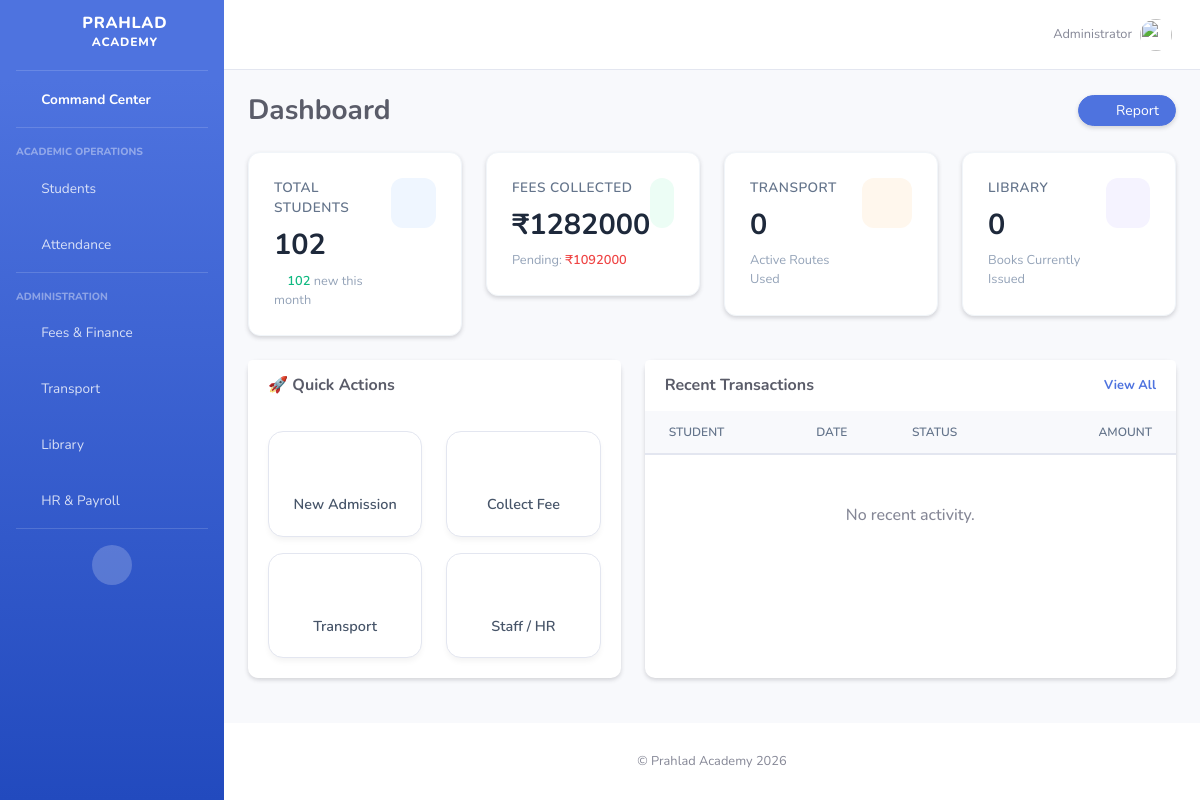
The app's page / (signed in), older data.
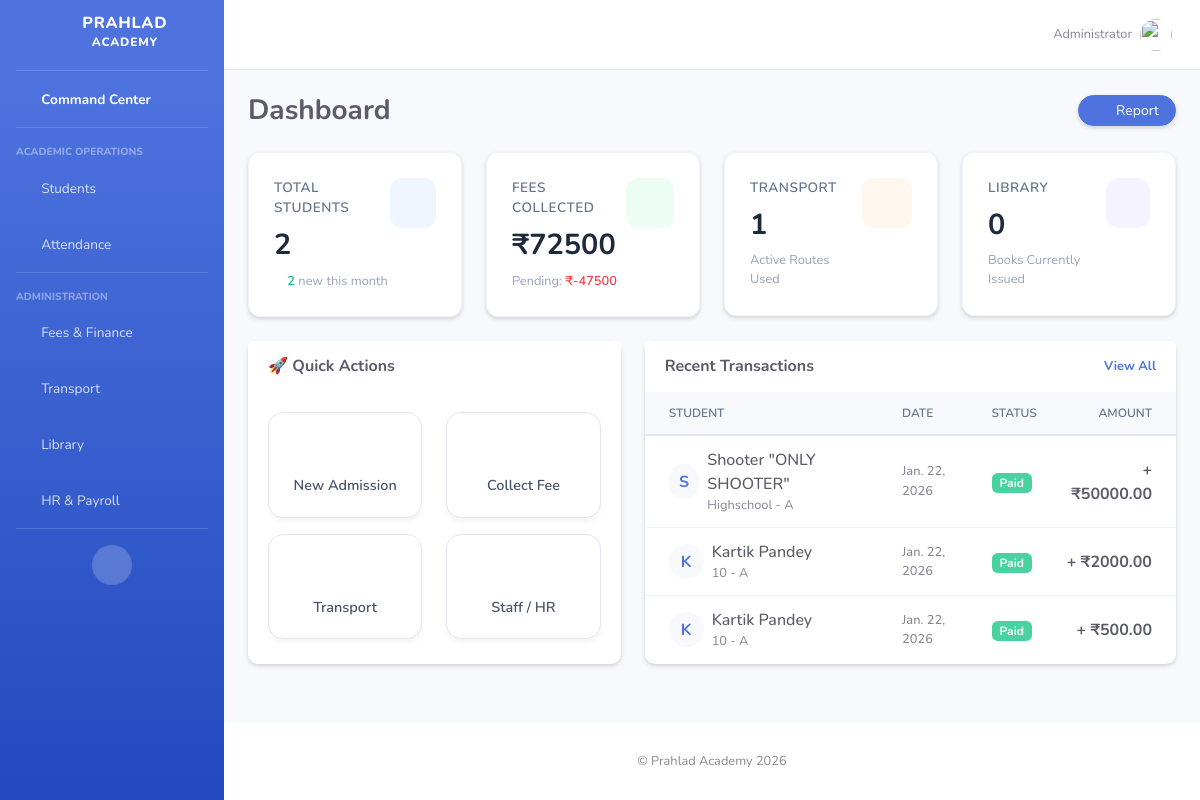
The same page, newer data.
### members/models.py (models this page shows, shortened)
class FeeTransaction(models.Model):
    PAYMENT_MODES = [('Cash', 'Cash'), ('Online', 'Online'), ('Cheque', 'Cheque')]
    school = models.ForeignKey(School, on_delete=models.CASCADE, null=True)
    student = models.ForeignKey(Member, on_delete=models.CASCADE)
    amount_paid = models.DecimalField(max_digits=10, decimal_places=2)
    payment_date = models.DateField(default=date.today)
    payment_mode = models.CharField(max_length=20, choices=PAYMENT_MODES, default='Cash')
    remarks = models.CharField(max_length=200, blank=True)
    receipt_number = models.CharField(max_length=50, unique=True, blank=True)

class Member(models.Model):
    school = models.ForeignKey(School, on_delete=models.CASCADE, null=True, blank=True)
    admission_no = models.CharField(max_length=50, null=True, blank=True)
    firstname = models.CharField(max_length=255)
    lastname = models.CharField(max_length=255)
    father_name = models.CharField(max_length=255, null=True, blank=True)
    mobile_number = models.CharField(max_length=15, null=True, blank=True)
    email = models.EmailField(null=True, blank=True)
    student_class = models.ForeignKey(ClassRoom, on_delete=models.SET_NULL, null=True, blank=True)
    roll_number = models.CharField(max_length=20, null=True, blank=True)
    gender = models.CharField(max_length=10, choices=[('Male', 'Male'), ('Female', 'Female')], default='Male')
    dob = models.DateField(null=True, blank=True)
    address = models.TextField(null=True, blank=True)
    joined_date = models.DateField(auto_now_add=True, null=True)
    profile_pic = models.ImageField(null=True, blank=True, upload_to="student_images/")
    blood_group = models.CharField(max_length=5, null=True, blank=True)
    medical_conditions = models.TextField(null=True, blank=True)
    transport_mode = models.CharField(max_length=20, null=True, blank=True)
    route_name = models.CharField(max_length=100, null=True, blank=True)
    house_team = models.CharField(max_length=20, null=True, blank=True)
    preferred_stream = models.CharField(max_length=50, null=True, blank=True)
    fee_total = models.DecimalField(max_digits=10, decimal_places=2, default=0)
    fee_paid = models.DecimalField(max_digits=10, decimal_places=2, default=0)

class ClassRoom(models.Model):
    school = models.ForeignKey(School, on_delete=models.CASCADE, null=True, blank=True)
    name = models.CharField(max_length=50)
    section = models.CharField(max_length=10, default='A')
    class Meta:
        unique_together = ('name', 'section')
    def __str__(self):
        return f"{self.name} - {self.section}"

### members/views.py (the view)
# urls.py: path('', views.index, name='index'),
@login_required
def index(request):
    total_students = Member.objects.count()
    new_admissions = Member.objects.filter(joined_date__month=date.today().month).count()
    revenue_stats = Member.objects.aggregate(
        total_expected=Sum('fee_total'),
        total_collected=Sum('fee_paid')
    )
    total_revenue = revenue_stats['total_collected'] or 0
    pending_dues = (revenue_stats['total_expected'] or 0) - total_revenue
    recent_transactions = FeeTransaction.objects.select_related('student').order_by('-payment_date')[:5]
    students_on_bus = StudentTransport.objects.count()
    books_issued = LibraryTransaction.objects.filter(status='Issued').count()
    total_staff = Staff.objects.filter(is_active=True).count()
    context = {
        'total_students': total_students,
        'new_admissions': new_admissions,
        'total_revenue': total_revenue,
        'pending_dues': pending_dues,
        'students_on_bus': students_on_bus,
        'books_issued': books_issued,
        'total_staff': total_staff,
        'recent_transactions': recent_transactions,
        'notices': Notice.objects.all().order_by('-id')[:3]
    }
    return render(request, 'index.html', context)

### members/templates/index.html (shortened to what the changed rows need)
{% extends "master.html" %}
{% load static %}
{% block content %}
<div class="d-sm-flex align-items-center justify-content-between mb-4">
    <h1 class="h3 mb-0 text-gray-800 font-weight-bold">Dashboard</h1>
</div>
<div class="row">
    <div class="col-xl-3 col-md-6 mb-4">
        <div class="stat-card shadow-sm">
            <div class="d-flex justify-content-between align-items-start">
                <div>
                    <div class="stat-label">Total Students</div>
                    <div class="stat-value">{{ total_students }}</div>
                    <div class="stat-meta"><span class="text-up"><i class="fas fa-arrow-up"></i> {{ new_admissions }}</span> new this month</div>
                </div>
            </div>
        </div>
    </div>
    <div class="col-xl-3 col-md-6 mb-4">
        <div class="stat-card shadow-sm">
            <div class="d-flex justify-content-between align-items-start">
                <div>
                    <div class="stat-label">Fees Collected</div>
                    <div class="stat-value">₹{{ total_revenue }}</div>
                    <div class="stat-meta">Pending: <span class="text-down">₹{{ pending_dues }}</span></div>
                </div>
            </div>
        </div>
    </div>
    <div class="col-xl-3 col-md-6 mb-4">
        <div class="stat-card shadow-sm">
            <div class="d-flex justify-content-between align-items-start">
                <div>
                    <div class="stat-label">Transport</div>
                    <div class="stat-value">{{ students_on_bus }}</div>
                    <div class="stat-meta">Active Routes Used</div>
                </div>
            </div>
        </div>
    </div>
</div>
<div class="row">
    <div class="col-lg-7 mb-4">
        <div class="card shadow-sm h-100">
            <div class="card-body p-0">
                <div class="table-responsive">
                    <table class="table table-clean mb-0">
                        <thead class="bg-light">
                            <tr>
                                <th class="pl-4">Student</th>
                                <th>Date</th>
                                <th>Status</th>
                                <th class="text-right pr-4">Amount</th>
                            </tr>
                        </thead>
                        <tbody>
                            {% for t in recent_transactions %}
                            <tr>
                                <td class="pl-4">
                                    <div class="d-flex align-items-center">
                                        <div class="rounded-circle bg-light text-primary d-flex align-items-center justify-content-center mr-2 font-weight-bold" style="width:35px; height:35px;">
                                            {{ t.student.firstname|slice:":1" }}
                                        </div>
                                        <div>
                                            <div class="text-dark">{{ t.student.firstname }} {{ t.student.lastname }}</div>
                                            <div class="small text-muted">{{ t.student.student_class }}</div>
                                        </div>
                                    </div>
                                </td>
                                <td class="text-muted small">{{ t.payment_date }}</td>
                                <td><span class="badge badge-success bg-success text-white px-2 py-1" style="opacity: 0.8;">Paid</span></td>
                                <td class="text-right pr-4 font-weight-bold text-dark">+ ₹{{ t.amount_paid }}</td>
                            </tr>
                            {% empty %}
                            <tr><td colspan="4" class="text-center py-5 text-muted">No recent activity.</td></tr>
                            {% endfor %}
                        </tbody>
                    </table>
                </div>
            </div>
        </div>
    </div>
</div>
{% endblock %}

Row changes from the older to the newer data that the page shows:
added FeeTransaction: student.firstname "S", student.firstname "Shooter", student.lastname "\"ONLY SHOOTER\"", student.student_class "Highschool - A", payment_date "Jan. 22, 2026", amount_paid "50000.00"
added FeeTransaction: student.firstname "K", student.firstname "Kartik", student.lastname "Pandey", student.student_class "10 - A", payment_date "Jan. 22, 2026", amount_paid "2000.00"
added FeeTransaction: student.firstname "K", student.firstname "Kartik", student.lastname "Pandey", student.student_class "10 - A", payment_date "Jan. 22, 2026", amount_paid "500.00"
Text that changed along with them:
{{ total_students }}: "102" → "2"
{{ new_admissions }}: "102" → "2"
{{ total_revenue }}: "1282000" → "72500"
{{ pending_dues }}: "1092000" → "-47500"
{{ students_on_bus }}: "0" → "1"
text no longer shown: "No recent activity."
